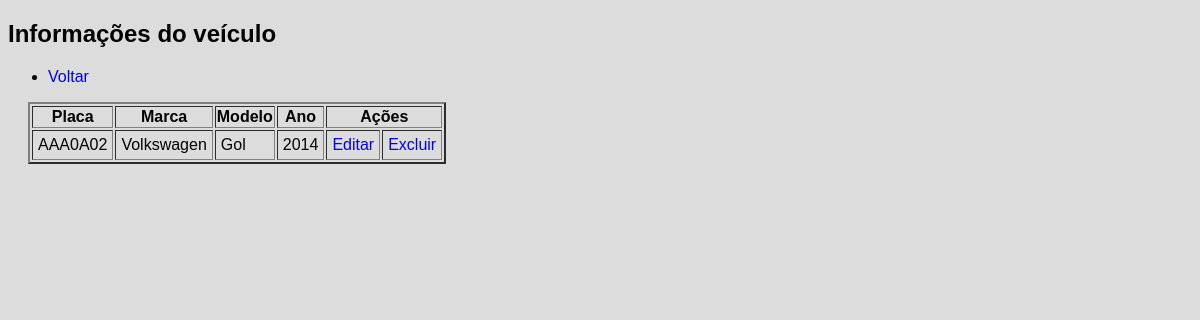
The page /php/visualiza_carro.php?id=6 on the database its author committed.
### tables this page shows
CREATE TABLE `carro` (
  `id` int(11) NOT NULL,
  `placa` varchar(7) NOT NULL,
  `marca` varchar(50) NOT NULL,
  `modelo` varchar(50) NOT NULL,
  `ano` varchar(4) NOT NULL
);

### php/visualiza_carro.php (the view, shortened to what this page needs)
<?php
    require_once 'config.php';
    $id = $_GET['id'];
    $query = $pdo->prepare("SELECT * FROM carro WHERE id = ?");
    $query->execute([$id]);
    $carro = $query->fetch(PDO::FETCH_ASSOC);
?>
<!DOCTYPE html>
<html lang="pt-br">
<head>
    <link rel="stylesheet" href="../css/global.css">
</head>
<body>
    <h2>
        Informações do veículo
    </h2>
    <ul>
        <li>
            <a href="./lista_carros.php">Voltar</a>
        </li>
    </ul>
    <table border="2">
        <thead>
            <tr>
                <th>Placa</th>
                <th>Marca</th>
                <th>Modelo</th>
                <th>Ano</th>
                <th colspan="2">Ações</th>
            </tr>
        </thead>
        <tbody>
            <?php if ($carro): ?>
                <tr>
                    <td><?= $carro['placa']?></td>
                    <td><?= $carro['marca']?></td>
                    <td><?= $carro['modelo']?></td>
                    <td><?= $carro['ano']?></td>
                    <td><a href="./update_carro.php?id=<?= $carro['id']?>">Editar</a></td>
                    <td><a href="./exclui_carro.php?id=<?=$carro['id']?>">Excluir</a></td>
                </tr>
            <?php else: ?>
                <p style="color:red">Carro não encontrado</p>
            <?php endif; ?>
        </tbody>
    </table>
</body>
</html>

### css/global.css (style rules this page uses)
body { background-color: gainsboro; font-family: 'Franklin Gothic Medium', 'Arial Narrow', Arial, sans-serif; }
a { text-decoration: none; }
table { margin-left: 20px; }
td { padding: 5px; }

### rows shown on the page
carro: placa "AAA0A02", marca "Volkswagen", modelo "Gol", ano "2014"
